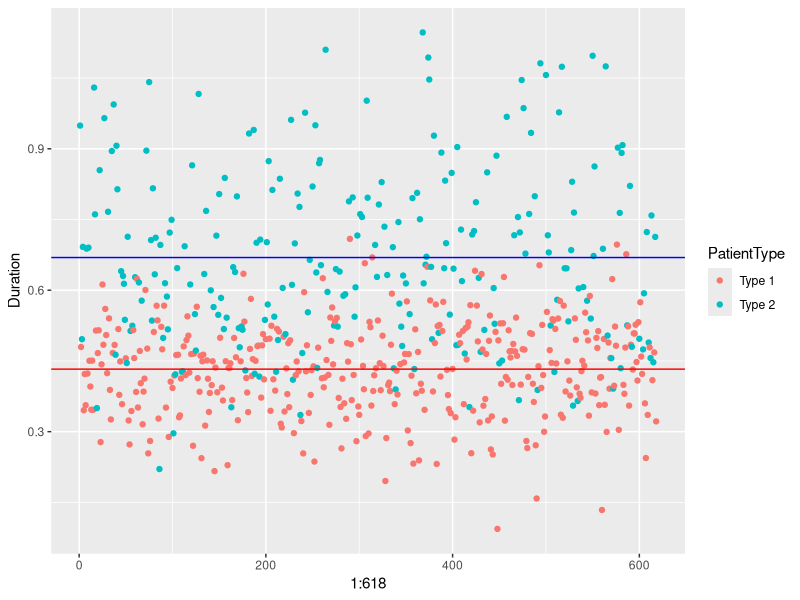
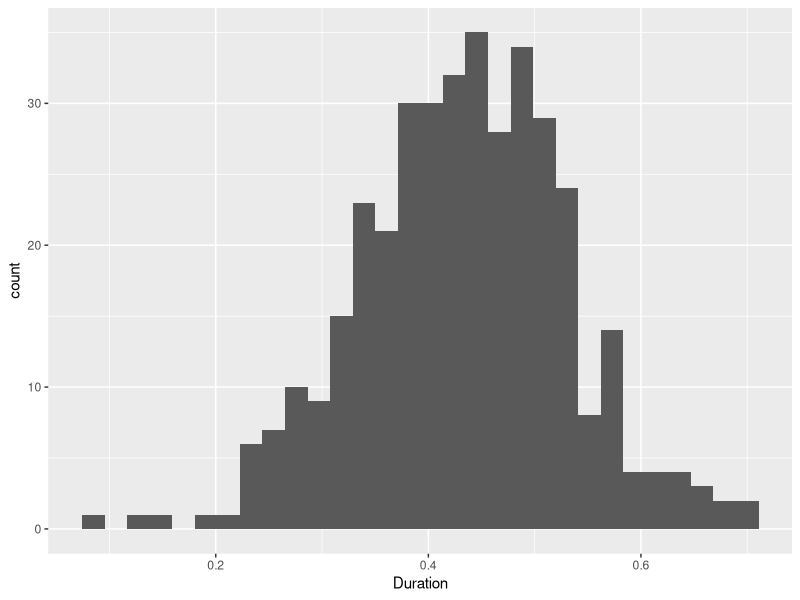
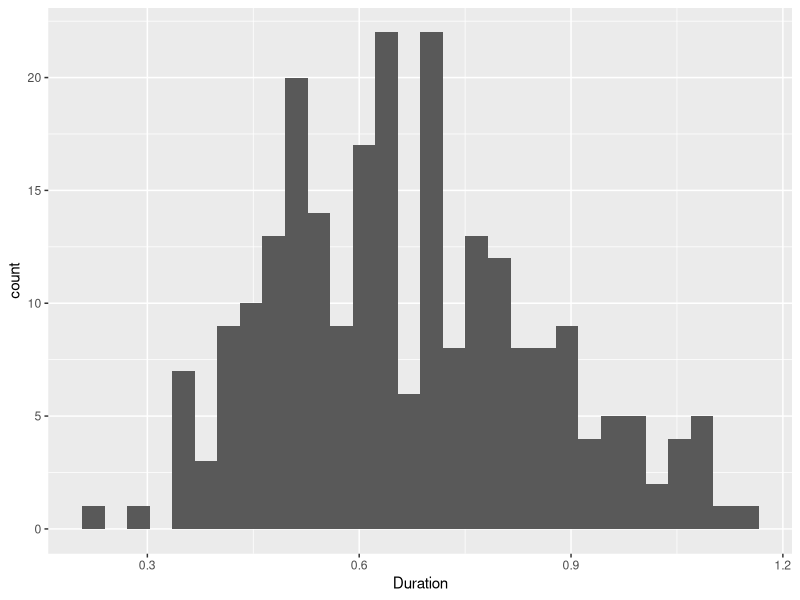
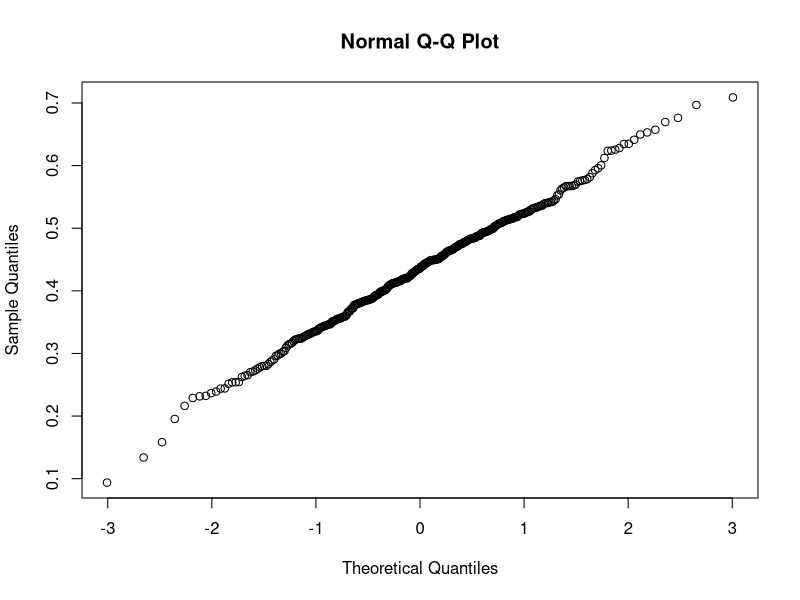
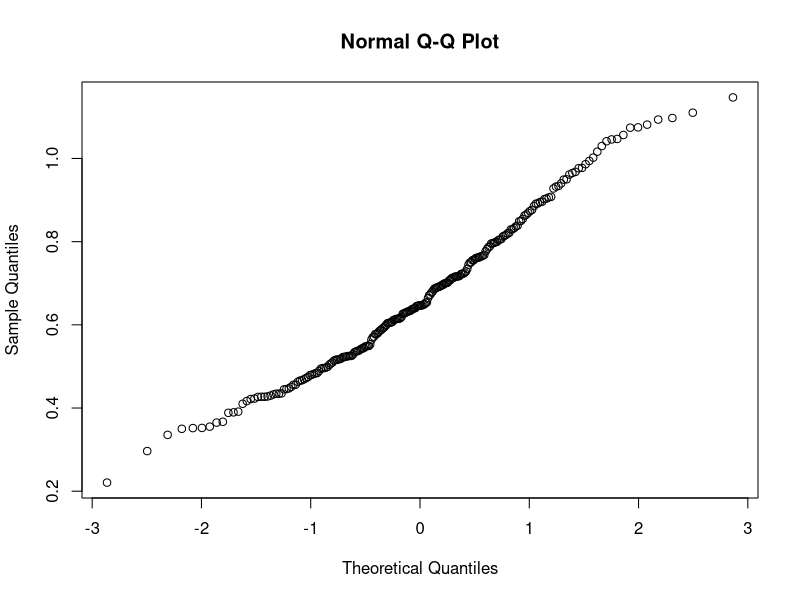
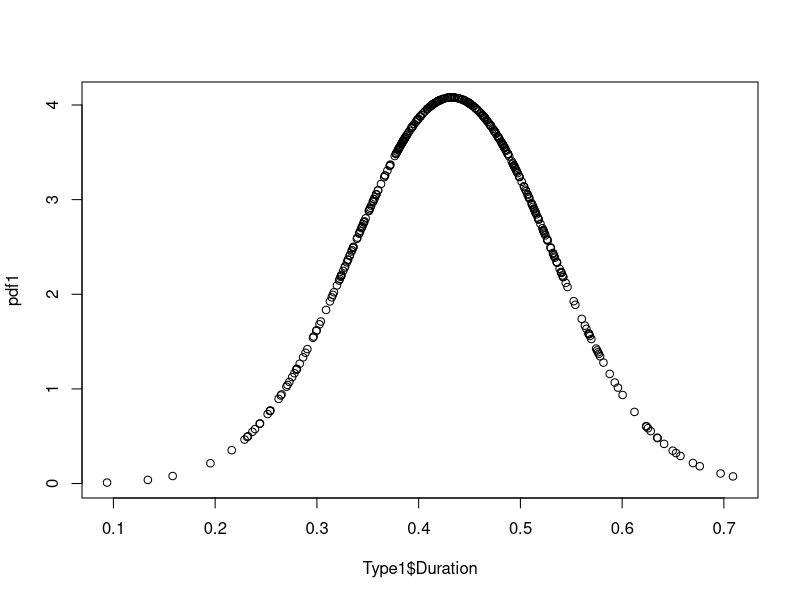
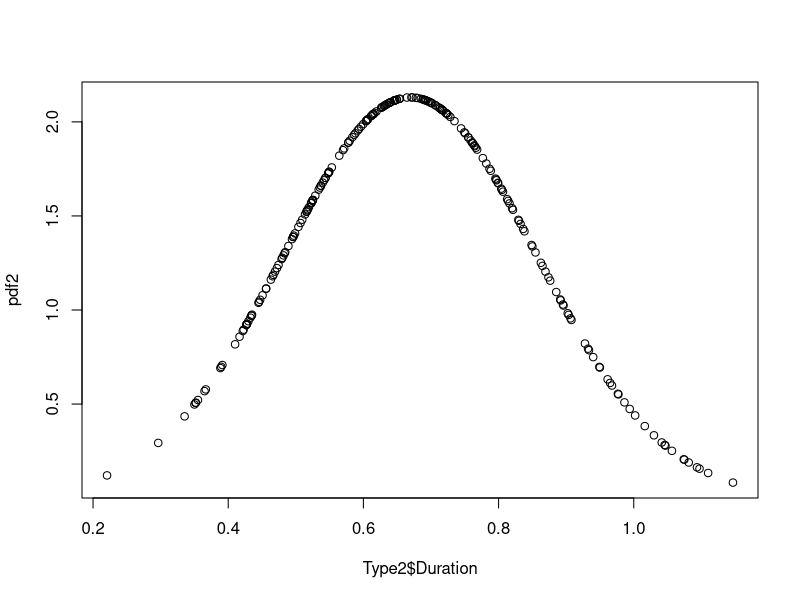
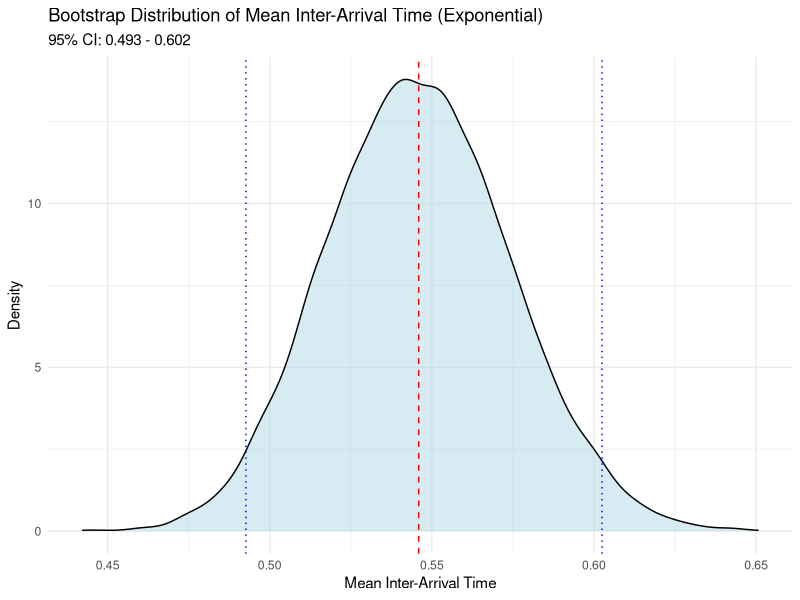

These figures' R source, in order:
rm(list=ls())
library(ggplot2)
library(MASS)
library(tidyverse)
library(zoo)

#Datasets
ScanRecords <- read.csv("ScanRecords.csv")
ScanRecords$Date <- as.Date(ScanRecords$Date)
Type1 <- dplyr::filter(ScanRecords, PatientType=="Type 1") 
Type2 <- dplyr::filter(ScanRecords, PatientType=="Type 2") 

#Duration Scatterplot 
ggplot(ScanRecords, aes(x=1:618, y=Duration, color = PatientType))+
  geom_point() +
  geom_hline(yintercept = mean(Type1$Duration), color = "red") +
  geom_hline(yintercept = mean(Type2$Duration), color = "blue")

#Duration Histogram
ggplot(Type1) + 
  geom_histogram(aes(x = Duration))
ggplot(Type2) + 
  geom_histogram(aes(x = Duration))

#Duration qqplots
qqnorm(Type1$Duration) #This suggests a normal distribution, which corresponds to the information given
qqnorm(Type2$Duration) #This one is bit weird 

#Duration Normal Distribution PDF plot
pdf1 <- dnorm(Type1$Duration, mean=mean(Type1$Duration), sd = sd(Type1$Duration))
plot(Type1$Duration, pdf1)
pdf2 <- dnorm(Type2$Duration, mean=mean(Type2$Duration), sd = sd(Type2$Duration))
plot(Type2$Duration, pdf2)

#Bootstrapping the mean duration for type 2 
X <- Type2$Duration
B <- 1000 

n <- length(X)                                          # Sample size
X.bar <- mean(X)                                        # Sample mean of X
St.Dev <- sd(X)                                         # Standard deviation of X

X.star_mean <- rep(NA, n)
X.star_sd <- rep(NA,n)

for (b in 1:B) {
  J <- sample.int(n, size = n, replace = TRUE)            # Draw the indices J
  X.star <- X[J]                                      # Draw the bootstrap sample
  X.star_mean[b] <- mean(X.star) 
  X.star_sd[b] <- sd(X.star)
}

mean_duration_type2 <- mean(X.star_mean) #these are the variables of interest to us
SD_duration_type2 <- mean(X.star_sd)

# Monte Carlo Study for the type 2 bootstrap mean (this can take long)
N = 2000
B = 500 
bias = rep(NA, N)
for (i in 1:N){
  mc_type2_duration <- rnorm(length(Type2$Duration),
                             mean = mean_duration_type2,
                             sd = SD_duration_type2)
  X.star_mean <- rep(NA, length(Type2$Duration))
  for (b in 1:B){
    J <- sample.int(length(Type2$Duration), size = length(Type2$Duration), replace = TRUE)
    X.star <- mc_type2_duration[J]                                      # Draw the bootstrap sample
    X.star_mean[b] <- mean(X.star) 
  }
  MCbootstrap_mean <- mean(X.star_mean)
  bias[i] <- (MCbootstrap_mean - mean(mc_type2_duration))^2
}
avg_bias = mean(bias) #very low so should be good 


## BOOTSTRAP patient 1 arrival times with interarival times

# Calculate inter-arrival times
Type1 <- Type1 %>%
  group_by(Date) %>%
  mutate(
    InterArrivalTime = Time - lag(Time),  # Standard inter-arrival time within the same day
    FirstOfDay = row_number() == 1        # Flag for the first record of the day
  ) %>%
  ungroup()

# Handle first times of each day
Type1 <- Type1 %>%
  mutate(
    InterArrivalTime = ifelse(
      FirstOfDay,
      # If first record of the day, calculate time difference with lagged time + 9 hours (17,00 - 8,00 = 9,00)
      Time - lag(Time) + 9,
      InterArrivalTime
    )
  )

# Remove remaining NA values (the first time of the first day)
InterArrivalTimes <- Type1$InterArrivalTime[!is.na(Type1$InterArrivalTime)]

# Calculate rate parameter for exponential distribution
lambda <- 1 / mean(InterArrivalTimes)

# Perform bootstrapping based on exponential distribution
B <- 10000  # Number of bootstrap samples
bootstrap_means <- numeric(B)

for (b in seq_len(B)) {
  # Generate bootstrap sample from exponential distribution
  bootstrap_sample <- rexp(length(InterArrivalTimes), rate = lambda)
  bootstrap_means[b] <- mean(bootstrap_sample)
}

# Calculate bootstrapped mean and 95% confidence interval
bootstrapped_mean <- mean(bootstrap_means)
ci <- quantile(bootstrap_means, probs = c(0.025, 0.975))

# Print results
cat("Bootstrapped Mean Inter-Arrival Time (Exponential):", bootstrapped_mean, "\n")
cat("95% Confidence Interval for Mean Inter-Arrival Time (Exponential):", ci, "\n")

# Plot the bootstrap distribution
ggplot(data.frame(bootstrap_means = bootstrap_means), aes(x = bootstrap_means)) +
  geom_density(fill = "lightblue", alpha = 0.5) +
  geom_vline(xintercept = bootstrapped_mean, color = "red", linetype = "dashed") +
  geom_vline(xintercept = ci[1], color = "blue", linetype = "dotted") +
  geom_vline(xintercept = ci[2], color = "blue", linetype = "dotted") +
  labs(title = "Bootstrap Distribution of Mean Inter-Arrival Time (Exponential)",
       subtitle = paste("95% CI:", round(ci[1], 3), "-", round(ci[2], 3)),
       x = "Mean Inter-Arrival Time", y = "Density") +
  theme_minimal()
